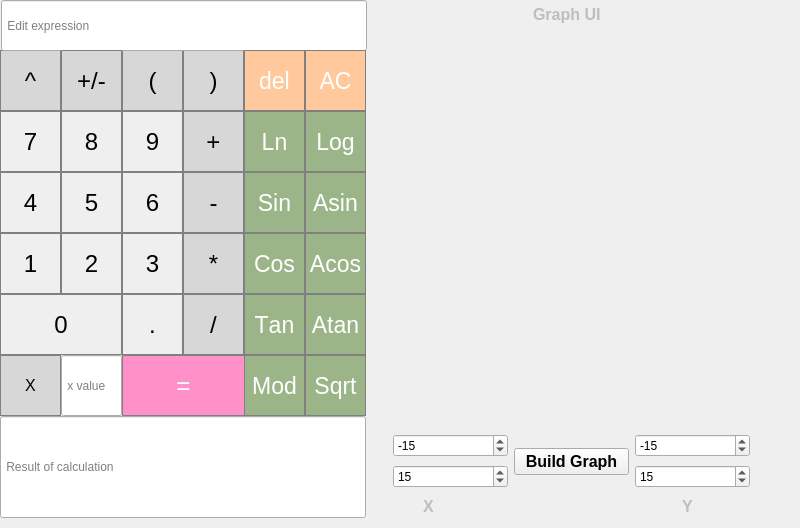
<?xml version="1.0" encoding="UTF-8"?>
<ui version="4.0">
 <class>SmartCalc</class>
 <widget class="QWidget" name="SmartCalc">
  <property name="geometry">
   <rect>
    <x>0</x>
    <y>0</y>
    <width>800</width>
    <height>528</height>
   </rect>
  </property>
  <property name="windowTitle">
   <string>Form</string>
  </property>
  <widget class="QPushButton" name="pushButton_degree">
   <property name="geometry">
    <rect>
     <x>0</x>
     <y>50</y>
     <width>61</width>
     <height>61</height>
    </rect>
   </property>
   <property name="font">
    <font>
     <pointsize>18</pointsize>
     <kerning>false</kerning>
    </font>
   </property>
   <property name="styleSheet">
    <string notr="true">QPushButton {
  background-color: rgb(215, 215, 215);
  border: 1px solid gray;
}
QPushButton:pressed {
    background-color: qlineargradient(x1: 0, y1: 0, x2: 0, y2: 1,
                                      stop: 0 #BEBEBE, stop: 1 #D7D7D7);
}</string>
   </property>
   <property name="text">
    <string>^</string>
   </property>
  </widget>
  <widget class="QPushButton" name="pushButton_point">
   <property name="geometry">
    <rect>
     <x>122</x>
     <y>294</y>
     <width>61</width>
     <height>61</height>
    </rect>
   </property>
   <property name="font">
    <font>
     <pointsize>18</pointsize>
     <kerning>false</kerning>
    </font>
   </property>
   <property name="styleSheet">
    <string notr="true">QPushButton {
   border: 1px solid gray;
}
QPushButton:pressed {
    background-color: qlineargradient(x1: 0, y1: 0, x2: 0, y2: 1,
                                      stop: 0 #dadbde, stop: 1 #f6f7fa);
}</string>
   </property>
   <property name="text">
    <string>.</string>
   </property>
  </widget>
  <widget class="QPushButton" name="pushButton_2">
   <property name="geometry">
    <rect>
     <x>61</x>
     <y>233</y>
     <width>61</width>
     <height>61</height>
    </rect>
   </property>
   <property name="font">
    <font>
     <pointsize>18</pointsize>
     <kerning>false</kerning>
    </font>
   </property>
   <property name="styleSheet">
    <string notr="true">QPushButton {
   border: 1px solid gray;
}
QPushButton:pressed {
    background-color: qlineargradient(x1: 0, y1: 0, x2: 0, y2: 1,
                                      stop: 0 #dadbde, stop: 1 #f6f7fa);
}</string>
   </property>
   <property name="text">
    <string>2</string>
   </property>
  </widget>
  <widget class="QPushButton" name="pushButton_sqrt">
   <property name="geometry">
    <rect>
     <x>305</x>
     <y>355</y>
     <width>61</width>
     <height>61</height>
    </rect>
   </property>
   <property name="font">
    <font>
     <pointsize>17</pointsize>
     <kerning>false</kerning>
    </font>
   </property>
   <property name="styleSheet">
    <string notr="true">QPushButton {
background-color: rgb(155, 181, 137);
  color: white; 
  border: 1px solid gray;
}
QPushButton:pressed {
    background-color: qlineargradient(x1: 0, y1: 0, x2: 0, y2: 1,
                                      stop: 0 #FF7832, stop: 1 #FF9739);
}
</string>
   </property>
   <property name="text">
    <string>Sqrt</string>
   </property>
  </widget>
  <widget class="QPushButton" name="pushButton_asin">
   <property name="geometry">
    <rect>
     <x>305</x>
     <y>172</y>
     <width>61</width>
     <height>61</height>
    </rect>
   </property>
   <property name="font">
    <font>
     <pointsize>17</pointsize>
     <kerning>false</kerning>
    </font>
   </property>
   <property name="styleSheet">
    <string notr="true">QPushButton {
background-color: rgb(155, 181, 137);
  color: white; 
  border: 1px solid gray;
}
QPushButton:pressed {
    background-color: qlineargradient(x1: 0, y1: 0, x2: 0, y2: 1,
                                      stop: 0 #FF7832, stop: 1 #FF9739);
}
</string>
   </property>
   <property name="text">
    <string>Asin</string>
   </property>
  </widget>
  <widget class="QPushButton" name="pushButton_open_br">
   <property name="geometry">
    <rect>
     <x>122</x>
     <y>50</y>
     <width>61</width>
     <height>61</height>
    </rect>
   </property>
   <property name="font">
    <font>
     <pointsize>18</pointsize>
     <kerning>false</kerning>
    </font>
   </property>
   <property name="styleSheet">
    <string notr="true">QPushButton {
  background-color: rgb(215, 215, 215);
  border: 1px solid gray;
}
QPushButton:pressed {
    background-color: qlineargradient(x1: 0, y1: 0, x2: 0, y2: 1,
                                      stop: 0 #BEBEBE, stop: 1 #D7D7D7);
}</string>
   </property>
   <property name="text">
    <string>(</string>
   </property>
  </widget>
  <widget class="QLabel" name="label">
   <property name="enabled">
    <bool>false</bool>
   </property>
   <property name="geometry">
    <rect>
     <x>533</x>
     <y>2</y>
     <width>101</width>
     <height>25</height>
    </rect>
   </property>
   <property name="font">
    <font>
     <pointsize>12</pointsize>
     <bold>true</bold>
     <kerning>false</kerning>
    </font>
   </property>
   <property name="styleSheet">
    <string notr="true"/>
   </property>
   <property name="text">
    <string>Graph UI</string>
   </property>
  </widget>
  <widget class="QPushButton" name="pushButton_close_br">
   <property name="geometry">
    <rect>
     <x>183</x>
     <y>50</y>
     <width>61</width>
     <height>61</height>
    </rect>
   </property>
   <property name="font">
    <font>
     <pointsize>18</pointsize>
     <kerning>false</kerning>
    </font>
   </property>
   <property name="styleSheet">
    <string notr="true">QPushButton {
  background-color: rgb(215, 215, 215);
  border: 1px solid gray;
}
QPushButton:pressed {
    background-color: qlineargradient(x1: 0, y1: 0, x2: 0, y2: 1,
                                      stop: 0 #BEBEBE, stop: 1 #D7D7D7);
}</string>
   </property>
   <property name="text">
    <string>)</string>
   </property>
  </widget>
  <widget class="QPushButton" name="pushButton_x_number">
   <property name="geometry">
    <rect>
     <x>0</x>
     <y>355</y>
     <width>61</width>
     <height>61</height>
    </rect>
   </property>
   <property name="font">
    <font>
     <pointsize>12</pointsize>
     <kerning>false</kerning>
    </font>
   </property>
   <property name="styleSheet">
    <string notr="true">QPushButton {
  background-color: rgb(215, 215, 215);
  border: 1px solid gray;
}
QPushButton:pressed {
    background-color: qlineargradient(x1: 0, y1: 0, x2: 0, y2: 1,
                                      stop: 0 #BEBEBE, stop: 1 #D7D7D7);
}</string>
   </property>
   <property name="text">
    <string>X</string>
   </property>
  </widget>
  <widget class="QLineEdit" name="resultCalc">
   <property name="geometry">
    <rect>
     <x>0</x>
     <y>416</y>
     <width>366</width>
     <height>102</height>
    </rect>
   </property>
   <property name="font">
    <font>
     <kerning>false</kerning>
    </font>
   </property>
   <property name="styleSheet">
    <string notr="true">QLineEdit {
  qproperty-alignment: 'AlignRight';
  border: 1px solid gray;
}

background-color : white;</string>
   </property>
   <property name="placeholderText">
    <string> Result of calculation </string>
   </property>
  </widget>
  <widget class="QWidget" name="layoutWidget">
   <property name="geometry">
    <rect>
     <x>423</x>
     <y>492</y>
     <width>291</width>
     <height>29</height>
    </rect>
   </property>
   <property name="font">
    <font>
     <kerning>false</kerning>
    </font>
   </property>
   <layout class="QHBoxLayout" name="horizontalLayout_2">
    <item>
     <widget class="QLabel" name="label_2">
      <property name="enabled">
       <bool>false</bool>
      </property>
      <property name="font">
       <font>
        <pointsize>12</pointsize>
        <bold>true</bold>
        <kerning>false</kerning>
       </font>
      </property>
      <property name="text">
       <string>X</string>
      </property>
     </widget>
    </item>
    <item>
     <spacer name="horizontalSpacer">
      <property name="font">
       <font>
        <kerning>false</kerning>
       </font>
      </property>
      <property name="orientation">
       <enum>Qt::Horizontal</enum>
      </property>
      <property name="sizeType">
       <enum>QSizePolicy::Minimum</enum>
      </property>
      <property name="sizeHint" stdset="0">
       <size>
        <width>220</width>
        <height>20</height>
       </size>
      </property>
     </spacer>
    </item>
    <item>
     <widget class="QLabel" name="label_3">
      <property name="enabled">
       <bool>false</bool>
      </property>
      <property name="font">
       <font>
        <pointsize>12</pointsize>
        <bold>true</bold>
        <kerning>false</kerning>
       </font>
      </property>
      <property name="text">
       <string>Y</string>
      </property>
     </widget>
    </item>
   </layout>
  </widget>
  <widget class="QPushButton" name="equalsButton">
   <property name="geometry">
    <rect>
     <x>122</x>
     <y>355</y>
     <width>123</width>
     <height>61</height>
    </rect>
   </property>
   <property name="font">
    <font>
     <pointsize>18</pointsize>
     <kerning>false</kerning>
    </font>
   </property>
   <property name="styleSheet">
    <string notr="true">QPushButton {
background-color: rgb(255, 145, 200);
  color: white; 
  border: 1px solid gray;
}

QPushButton:pressed {
    background-color: qlineargradient(x1: 0, y1: 0, x2: 0, y2: 1,
                                      stop: 0 #FF7832, stop: 1 #FF9739);
}</string>
   </property>
   <property name="text">
    <string>=</string>
   </property>
   <property name="autoDefault">
    <bool>true</bool>
   </property>
   <property name="default">
    <bool>true</bool>
   </property>
  </widget>
  <widget class="QPushButton" name="pushButton_mod">
   <property name="geometry">
    <rect>
     <x>244</x>
     <y>355</y>
     <width>61</width>
     <height>61</height>
    </rect>
   </property>
   <property name="font">
    <font>
     <pointsize>17</pointsize>
     <kerning>false</kerning>
    </font>
   </property>
   <property name="styleSheet">
    <string notr="true">QPushButton {
background-color: rgb(155, 181, 137);
  color: white; 
  border: 1px solid gray;
}
QPushButton:pressed {
    background-color: qlineargradient(x1: 0, y1: 0, x2: 0, y2: 1,
                                      stop: 0 #FF7832, stop: 1 #FF9739);
}
</string>
   </property>
   <property name="text">
    <string>Mod</string>
   </property>
  </widget>
  <widget class="QPushButton" name="pushButton_3">
   <property name="geometry">
    <rect>
     <x>122</x>
     <y>233</y>
     <width>61</width>
     <height>61</height>
    </rect>
   </property>
   <property name="font">
    <font>
     <pointsize>18</pointsize>
     <kerning>false</kerning>
    </font>
   </property>
   <property name="styleSheet">
    <string notr="true">QPushButton {
   border: 1px solid gray;
}
QPushButton:pressed {
    background-color: qlineargradient(x1: 0, y1: 0, x2: 0, y2: 1,
                                      stop: 0 #dadbde, stop: 1 #f6f7fa);
}</string>
   </property>
   <property name="text">
    <string>3</string>
   </property>
  </widget>
  <widget class="QLineEdit" name="textEdit">
   <property name="geometry">
    <rect>
     <x>1</x>
     <y>0</y>
     <width>366</width>
     <height>51</height>
    </rect>
   </property>
   <property name="font">
    <font>
     <kerning>false</kerning>
    </font>
   </property>
   <property name="focusPolicy">
    <enum>Qt::StrongFocus</enum>
   </property>
   <property name="styleSheet">
    <string notr="true">QLineEdit {
  qproperty-alignment: 'AlignRight';
  border: 1px solid gray;
}

background-color : white;</string>
   </property>
   <property name="maxLength">
    <number>255</number>
   </property>
   <property name="placeholderText">
    <string> Edit expression </string>
   </property>
   <property name="cursorMoveStyle">
    <enum>Qt::VisualMoveStyle</enum>
   </property>
  </widget>
  <widget class="QPushButton" name="pushButton_sin">
   <property name="geometry">
    <rect>
     <x>244</x>
     <y>172</y>
     <width>61</width>
     <height>61</height>
    </rect>
   </property>
   <property name="font">
    <font>
     <pointsize>17</pointsize>
     <kerning>false</kerning>
    </font>
   </property>
   <property name="styleSheet">
    <string notr="true">QPushButton {
background-color: rgb(155, 181, 137);
  color: white; 
  border: 1px solid gray;
}
QPushButton:pressed {
    background-color: qlineargradient(x1: 0, y1: 0, x2: 0, y2: 1,
                                      stop: 0 #FF7832, stop: 1 #FF9739);
}
</string>
   </property>
   <property name="text">
    <string>Sin</string>
   </property>
  </widget>
  <widget class="QPushButton" name="pushButton_4">
   <property name="geometry">
    <rect>
     <x>0</x>
     <y>172</y>
     <width>61</width>
     <height>61</height>
    </rect>
   </property>
   <property name="font">
    <font>
     <pointsize>18</pointsize>
     <kerning>false</kerning>
    </font>
   </property>
   <property name="styleSheet">
    <string notr="true">QPushButton {
   border: 1px solid gray;
}
QPushButton:pressed {
    background-color: qlineargradient(x1: 0, y1: 0, x2: 0, y2: 1,
                                      stop: 0 #dadbde, stop: 1 #f6f7fa);
}</string>
   </property>
   <property name="text">
    <string>4</string>
   </property>
  </widget>
  <widget class="QPushButton" name="pushButton_5">
   <property name="geometry">
    <rect>
     <x>61</x>
     <y>172</y>
     <width>61</width>
     <height>61</height>
    </rect>
   </property>
   <property name="font">
    <font>
     <pointsize>18</pointsize>
     <kerning>false</kerning>
    </font>
   </property>
   <property name="styleSheet">
    <string notr="true">QPushButton {
   border: 1px solid gray;
}
QPushButton:pressed {
    background-color: qlineargradient(x1: 0, y1: 0, x2: 0, y2: 1,
                                      stop: 0 #dadbde, stop: 1 #f6f7fa);
}</string>
   </property>
   <property name="text">
    <string>5</string>
   </property>
  </widget>
  <widget class="QPushButton" name="pushButton_ln">
   <property name="geometry">
    <rect>
     <x>244</x>
     <y>111</y>
     <width>61</width>
     <height>61</height>
    </rect>
   </property>
   <property name="font">
    <font>
     <pointsize>17</pointsize>
     <kerning>false</kerning>
    </font>
   </property>
   <property name="styleSheet">
    <string notr="true">QPushButton {
background-color: rgb(155, 181, 137);
  color: white; 
  border: 1px solid gray;
}
QPushButton:pressed {
    background-color: qlineargradient(x1: 0, y1: 0, x2: 0, y2: 1,
                                      stop: 0 #FF7832, stop: 1 #FF9739);
}
</string>
   </property>
   <property name="text">
    <string>Ln</string>
   </property>
  </widget>
  <widget class="QPushButton" name="pushButton_6">
   <property name="geometry">
    <rect>
     <x>122</x>
     <y>172</y>
     <width>61</width>
     <height>61</height>
    </rect>
   </property>
   <property name="font">
    <font>
     <pointsize>18</pointsize>
     <kerning>false</kerning>
    </font>
   </property>
   <property name="styleSheet">
    <string notr="true">QPushButton {
   border: 1px solid gray;
}
QPushButton:pressed {
    background-color: qlineargradient(x1: 0, y1: 0, x2: 0, y2: 1,
                                      stop: 0 #dadbde, stop: 1 #f6f7fa);
}</string>
   </property>
   <property name="text">
    <string>6</string>
   </property>
  </widget>
  <widget class="QPushButton" name="pushButton_tan">
   <property name="geometry">
    <rect>
     <x>244</x>
     <y>294</y>
     <width>61</width>
     <height>61</height>
    </rect>
   </property>
   <property name="font">
    <font>
     <pointsize>17</pointsize>
     <kerning>false</kerning>
    </font>
   </property>
   <property name="styleSheet">
    <string notr="true">QPushButton {
background-color: rgb(155, 181, 137);
  color: white; 
  border: 1px solid gray;
}
QPushButton:pressed {
    background-color: qlineargradient(x1: 0, y1: 0, x2: 0, y2: 1,
                                      stop: 0 #FF7832, stop: 1 #FF9739);
}
</string>
   </property>
   <property name="text">
    <string>Tan</string>
   </property>
  </widget>
  <widget class="QPushButton" name="pushButton_mult">
   <property name="geometry">
    <rect>
     <x>183</x>
     <y>233</y>
     <width>61</width>
     <height>61</height>
    </rect>
   </property>
   <property name="font">
    <font>
     <pointsize>18</pointsize>
     <kerning>false</kerning>
    </font>
   </property>
   <property name="styleSheet">
    <string notr="true">QPushButton {
  background-color: rgb(215, 215, 215);
  border: 1px solid gray;
}
QPushButton:pressed {
    background-color: qlineargradient(x1: 0, y1: 0, x2: 0, y2: 1,
                                      stop: 0 #BEBEBE, stop: 1 #D7D7D7);
}</string>
   </property>
   <property name="text">
    <string>*</string>
   </property>
  </widget>
  <widget class="QPushButton" name="delButton">
   <property name="geometry">
    <rect>
     <x>244</x>
     <y>50</y>
     <width>61</width>
     <height>61</height>
    </rect>
   </property>
   <property name="font">
    <font>
     <pointsize>17</pointsize>
     <kerning>false</kerning>
    </font>
   </property>
   <property name="styleSheet">
    <string notr="true">QPushButton {
 background-color: rgb(255, 201, 157);
  color: white; 
  border: 1px solid gray;
}

QPushButton:pressed {
    background-color: qlineargradient(x1: 0, y1: 0, x2: 0, y2: 1,
                                      stop: 0 #FF7832, stop: 1 #FF9739);
}</string>
   </property>
   <property name="text">
    <string>del</string>
   </property>
  </widget>
  <widget class="QPushButton" name="pushButton_atan">
   <property name="geometry">
    <rect>
     <x>305</x>
     <y>294</y>
     <width>61</width>
     <height>61</height>
    </rect>
   </property>
   <property name="font">
    <font>
     <pointsize>17</pointsize>
     <kerning>false</kerning>
    </font>
   </property>
   <property name="styleSheet">
    <string notr="true">QPushButton {
background-color: rgb(155, 181, 137);
  color: white; 
  border: 1px solid gray;
}
QPushButton:pressed {
    background-color: qlineargradient(x1: 0, y1: 0, x2: 0, y2: 1,
                                      stop: 0 #FF7832, stop: 1 #FF9739);
}
</string>
   </property>
   <property name="text">
    <string>Atan</string>
   </property>
  </widget>
  <widget class="QPushButton" name="pushButton_sub">
   <property name="geometry">
    <rect>
     <x>183</x>
     <y>172</y>
     <width>61</width>
     <height>61</height>
    </rect>
   </property>
   <property name="font">
    <font>
     <pointsize>18</pointsize>
     <kerning>false</kerning>
    </font>
   </property>
   <property name="styleSheet">
    <string notr="true">QPushButton {
  background-color: rgb(215, 215, 215);
  border: 1px solid gray;
}
QPushButton:pressed {
    background-color: qlineargradient(x1: 0, y1: 0, x2: 0, y2: 1,
                                      stop: 0 #BEBEBE, stop: 1 #D7D7D7);
}</string>
   </property>
   <property name="text">
    <string>-</string>
   </property>
  </widget>
  <widget class="QPushButton" name="pushButton_log">
   <property name="geometry">
    <rect>
     <x>305</x>
     <y>111</y>
     <width>61</width>
     <height>61</height>
    </rect>
   </property>
   <property name="font">
    <font>
     <pointsize>17</pointsize>
     <kerning>false</kerning>
    </font>
   </property>
   <property name="styleSheet">
    <string notr="true">QPushButton {
background-color: rgb(155, 181, 137);
  color: white; 
  border: 1px solid gray;
}
QPushButton:pressed {
    background-color: qlineargradient(x1: 0, y1: 0, x2: 0, y2: 1,
                                      stop: 0 #FF7832, stop: 1 #FF9739);
}
</string>
   </property>
   <property name="text">
    <string>Log</string>
   </property>
  </widget>
  <widget class="QPushButton" name="pushButton_plus">
   <property name="geometry">
    <rect>
     <x>183</x>
     <y>111</y>
     <width>61</width>
     <height>61</height>
    </rect>
   </property>
   <property name="font">
    <font>
     <pointsize>18</pointsize>
     <kerning>false</kerning>
    </font>
   </property>
   <property name="styleSheet">
    <string notr="true">QPushButton {
  background-color: rgb(215, 215, 215);
  border: 1px solid gray;
}
QPushButton:pressed {
    background-color: qlineargradient(x1: 0, y1: 0, x2: 0, y2: 1,
                                      stop: 0 #BEBEBE, stop: 1 #D7D7D7);
}</string>
   </property>
   <property name="text">
    <string>+</string>
   </property>
  </widget>
  <widget class="QPushButton" name="pushButton_1">
   <property name="geometry">
    <rect>
     <x>0</x>
     <y>233</y>
     <width>61</width>
     <height>61</height>
    </rect>
   </property>
   <property name="font">
    <font>
     <pointsize>18</pointsize>
     <kerning>false</kerning>
    </font>
   </property>
   <property name="styleSheet">
    <string notr="true">QPushButton {
   border: 1px solid gray;
}
QPushButton:pressed {
    background-color: qlineargradient(x1: 0, y1: 0, x2: 0, y2: 1,
                                      stop: 0 #dadbde, stop: 1 #f6f7fa);
}</string>
   </property>
   <property name="text">
    <string>1</string>
   </property>
  </widget>
  <widget class="QLineEdit" name="xValue">
   <property name="geometry">
    <rect>
     <x>61</x>
     <y>355</y>
     <width>61</width>
     <height>61</height>
    </rect>
   </property>
   <property name="font">
    <font>
     <kerning>false</kerning>
    </font>
   </property>
   <property name="styleSheet">
    <string notr="true">QLineEdit {
  qproperty-alignment: 'AlignCenter';
  border: 1px solid gray;
}

background-color : white;</string>
   </property>
   <property name="placeholderText">
    <string> x value</string>
   </property>
  </widget>
  <widget class="QPushButton" name="pushButton_7">
   <property name="geometry">
    <rect>
     <x>0</x>
     <y>111</y>
     <width>61</width>
     <height>61</height>
    </rect>
   </property>
   <property name="font">
    <font>
     <pointsize>18</pointsize>
     <kerning>false</kerning>
    </font>
   </property>
   <property name="styleSheet">
    <string notr="true">QPushButton {
   border: 1px solid gray;
}
QPushButton:pressed {
    background-color: qlineargradient(x1: 0, y1: 0, x2: 0, y2: 1,
                                      stop: 0 #dadbde, stop: 1 #f6f7fa);
}</string>
   </property>
   <property name="text">
    <string>7</string>
   </property>
  </widget>
  <widget class="QPushButton" name="pushButton_acos">
   <property name="geometry">
    <rect>
     <x>305</x>
     <y>233</y>
     <width>61</width>
     <height>61</height>
    </rect>
   </property>
   <property name="font">
    <font>
     <pointsize>17</pointsize>
     <kerning>false</kerning>
    </font>
   </property>
   <property name="styleSheet">
    <string notr="true">QPushButton {
background-color: rgb(155, 181, 137);
  color: white; 
  border: 1px solid gray;
}
QPushButton:pressed {
    background-color: qlineargradient(x1: 0, y1: 0, x2: 0, y2: 1,
                                      stop: 0 #FF7832, stop: 1 #FF9739);
}
</string>
   </property>
   <property name="text">
    <string>Acos</string>
   </property>
  </widget>
  <widget class="QPushButton" name="ACButton">
   <property name="geometry">
    <rect>
     <x>305</x>
     <y>50</y>
     <width>61</width>
     <height>61</height>
    </rect>
   </property>
   <property name="font">
    <font>
     <pointsize>17</pointsize>
     <kerning>false</kerning>
    </font>
   </property>
   <property name="styleSheet">
    <string notr="true">QPushButton {
 background-color: rgb(255, 201, 157);
  color: white; 
  border: 1px solid gray;
}

QPushButton:pressed {
    background-color: qlineargradient(x1: 0, y1: 0, x2: 0, y2: 1,
                                      stop: 0 #FF7832, stop: 1 #FF9739);
}</string>
   </property>
   <property name="text">
    <string>AC</string>
   </property>
  </widget>
  <widget class="QPushButton" name="pushButton_8">
   <property name="geometry">
    <rect>
     <x>61</x>
     <y>111</y>
     <width>61</width>
     <height>61</height>
    </rect>
   </property>
   <property name="font">
    <font>
     <pointsize>18</pointsize>
     <kerning>false</kerning>
    </font>
   </property>
   <property name="styleSheet">
    <string notr="true">QPushButton {
   border: 1px solid gray;
}
QPushButton:pressed {
    background-color: qlineargradient(x1: 0, y1: 0, x2: 0, y2: 1,
                                      stop: 0 #dadbde, stop: 1 #f6f7fa);
}</string>
   </property>
   <property name="text">
    <string>8</string>
   </property>
  </widget>
  <widget class="QPushButton" name="pushButton_div">
   <property name="geometry">
    <rect>
     <x>183</x>
     <y>294</y>
     <width>61</width>
     <height>61</height>
    </rect>
   </property>
   <property name="font">
    <font>
     <pointsize>18</pointsize>
     <kerning>false</kerning>
    </font>
   </property>
   <property name="styleSheet">
    <string notr="true">QPushButton {
  background-color: rgb(215, 215, 215);
  border: 1px solid gray;
}
QPushButton:pressed {
    background-color: qlineargradient(x1: 0, y1: 0, x2: 0, y2: 1,
                                      stop: 0 #BEBEBE, stop: 1 #D7D7D7);
}</string>
   </property>
   <property name="text">
    <string>/</string>
   </property>
  </widget>
  <widget class="QPushButton" name="pushButton_0">
   <property name="geometry">
    <rect>
     <x>0</x>
     <y>294</y>
     <width>122</width>
     <height>61</height>
    </rect>
   </property>
   <property name="font">
    <font>
     <pointsize>18</pointsize>
     <kerning>false</kerning>
    </font>
   </property>
   <property name="styleSheet">
    <string notr="true">QPushButton {
   border: 1px solid gray;
}
QPushButton:pressed {
    background-color: qlineargradient(x1: 0, y1: 0, x2: 0, y2: 1,
                                      stop: 0 #dadbde, stop: 1 #f6f7fa);
}</string>
   </property>
   <property name="text">
    <string>0</string>
   </property>
  </widget>
  <widget class="QWidget" name="layoutWidget_2">
   <property name="geometry">
    <rect>
     <x>393</x>
     <y>432</y>
     <width>357</width>
     <height>59</height>
    </rect>
   </property>
   <property name="font">
    <font>
     <kerning>false</kerning>
    </font>
   </property>
   <layout class="QHBoxLayout" name="horizontalLayout">
    <item>
     <layout class="QVBoxLayout" name="verticalLayout">
      <item>
       <widget class="QSpinBox" name="minX">
        <property name="font">
         <font>
          <kerning>false</kerning>
         </font>
        </property>
        <property name="styleSheet">
         <string notr="true">QSpinBox{
	qproperty-alignment: 'AlignCenter';
}</string>
        </property>
        <property name="minimum">
         <number>-1000000</number>
        </property>
        <property name="maximum">
         <number>-1</number>
        </property>
        <property name="singleStep">
         <number>1</number>
        </property>
        <property name="value">
         <number>-15</number>
        </property>
        <property name="displayIntegerBase">
         <number>10</number>
        </property>
       </widget>
      </item>
      <item>
       <widget class="QSpinBox" name="maxX">
        <property name="font">
         <font>
          <kerning>false</kerning>
         </font>
        </property>
        <property name="styleSheet">
         <string notr="true">QSpinBox{
	qproperty-alignment: 'AlignCenter';
}</string>
        </property>
        <property name="maximum">
         <number>1000000</number>
        </property>
        <property name="value">
         <number>15</number>
        </property>
        <property name="displayIntegerBase">
         <number>10</number>
        </property>
       </widget>
      </item>
     </layout>
    </item>
    <item>
     <widget class="QPushButton" name="BuildGraph">
      <property name="enabled">
       <bool>true</bool>
      </property>
      <property name="font">
       <font>
        <pointsize>12</pointsize>
        <bold>true</bold>
        <kerning>false</kerning>
       </font>
      </property>
      <property name="text">
       <string>Build Graph</string>
      </property>
     </widget>
    </item>
    <item>
     <layout class="QVBoxLayout" name="verticalLayout_2">
      <item>
       <widget class="QSpinBox" name="minY">
        <property name="font">
         <font>
          <kerning>false</kerning>
         </font>
        </property>
        <property name="styleSheet">
         <string notr="true">QSpinBox{
	qproperty-alignment: 'AlignCenter';
}</string>
        </property>
        <property name="minimum">
         <number>-1000000</number>
        </property>
        <property name="maximum">
         <number>-1</number>
        </property>
        <property name="value">
         <number>-15</number>
        </property>
        <property name="displayIntegerBase">
         <number>10</number>
        </property>
       </widget>
      </item>
      <item>
       <widget class="QSpinBox" name="maxY">
        <property name="font">
         <font>
          <kerning>false</kerning>
         </font>
        </property>
        <property name="styleSheet">
         <string notr="true">QSpinBox{
	qproperty-alignment: 'AlignCenter';
}</string>
        </property>
        <property name="maximum">
         <number>1000000</number>
        </property>
        <property name="value">
         <number>15</number>
        </property>
       </widget>
      </item>
     </layout>
    </item>
   </layout>
  </widget>
  <widget class="QPushButton" name="pushButton_cos">
   <property name="geometry">
    <rect>
     <x>244</x>
     <y>233</y>
     <width>61</width>
     <height>61</height>
    </rect>
   </property>
   <property name="font">
    <font>
     <pointsize>17</pointsize>
     <kerning>false</kerning>
    </font>
   </property>
   <property name="styleSheet">
    <string notr="true">QPushButton {
background-color: rgb(155, 181, 137);
  color: white; 
  border: 1px solid gray;
}
QPushButton:pressed {
    background-color: qlineargradient(x1: 0, y1: 0, x2: 0, y2: 1,
                                      stop: 0 #FF7832, stop: 1 #FF9739);
}
</string>
   </property>
   <property name="text">
    <string>Cos</string>
   </property>
  </widget>
  <widget class="QPushButton" name="pushButton_unary_minus">
   <property name="geometry">
    <rect>
     <x>61</x>
     <y>50</y>
     <width>61</width>
     <height>61</height>
    </rect>
   </property>
   <property name="font">
    <font>
     <pointsize>18</pointsize>
     <kerning>false</kerning>
    </font>
   </property>
   <property name="styleSheet">
    <string notr="true">QPushButton {
  background-color: rgb(215, 215, 215);
  border: 1px solid gray;
}
QPushButton:pressed {
    background-color: qlineargradient(x1: 0, y1: 0, x2: 0, y2: 1,
                                      stop: 0 #BEBEBE, stop: 1 #D7D7D7);
}</string>
   </property>
   <property name="text">
    <string>+/-</string>
   </property>
  </widget>
  <widget class="QPushButton" name="pushButton_9">
   <property name="geometry">
    <rect>
     <x>122</x>
     <y>111</y>
     <width>61</width>
     <height>61</height>
    </rect>
   </property>
   <property name="font">
    <font>
     <pointsize>18</pointsize>
     <kerning>false</kerning>
    </font>
   </property>
   <property name="styleSheet">
    <string notr="true">QPushButton {
   border: 1px solid gray;
}
QPushButton:pressed {
    background-color: qlineargradient(x1: 0, y1: 0, x2: 0, y2: 1,
                                      stop: 0 #dadbde, stop: 1 #f6f7fa);
}</string>
   </property>
   <property name="text">
    <string>9</string>
   </property>
  </widget>
  <widget class="QStackedWidget" name="stackedWidgetqcustomplot">
   <property name="geometry">
    <rect>
     <x>379</x>
     <y>29</y>
     <width>411</width>
     <height>391</height>
    </rect>
   </property>
  </widget>
 </widget>
 <tabstops>
  <tabstop>textEdit</tabstop>
  <tabstop>xValue</tabstop>
  <tabstop>equalsButton</tabstop>
  <tabstop>resultCalc</tabstop>
  <tabstop>BuildGraph</tabstop>
  <tabstop>minX</tabstop>
  <tabstop>maxX</tabstop>
  <tabstop>minY</tabstop>
  <tabstop>maxY</tabstop>
  <tabstop>pushButton_3</tabstop>
  <tabstop>pushButton_4</tabstop>
  <tabstop>pushButton_degree</tabstop>
  <tabstop>pushButton_7</tabstop>
  <tabstop>pushButton_x_number</tabstop>
  <tabstop>pushButton_mod</tabstop>
  <tabstop>pushButton_div</tabstop>
  <tabstop>pushButton_sin</tabstop>
  <tabstop>pushButton_sqrt</tabstop>
  <tabstop>pushButton_open_br</tabstop>
  <tabstop>pushButton_close_br</tabstop>
  <tabstop>pushButton_plus</tabstop>
  <tabstop>pushButton_6</tabstop>
  <tabstop>pushButton_tan</tabstop>
  <tabstop>pushButton_mult</tabstop>
  <tabstop>delButton</tabstop>
  <tabstop>pushButton_atan</tabstop>
  <tabstop>pushButton_sub</tabstop>
  <tabstop>pushButton_log</tabstop>
  <tabstop>pushButton_5</tabstop>
  <tabstop>pushButton_1</tabstop>
  <tabstop>pushButton_unary_minus</tabstop>
  <tabstop>pushButton_8</tabstop>
  <tabstop>pushButton_asin</tabstop>
  <tabstop>pushButton_acos</tabstop>
  <tabstop>ACButton</tabstop>
  <tabstop>pushButton_0</tabstop>
  <tabstop>pushButton_cos</tabstop>
  <tabstop>pushButton_point</tabstop>
  <tabstop>pushButton_9</tabstop>
  <tabstop>pushButton_ln</tabstop>
  <tabstop>pushButton_2</tabstop>
 </tabstops>
 <resources/>
 <connections/>
</ui>
